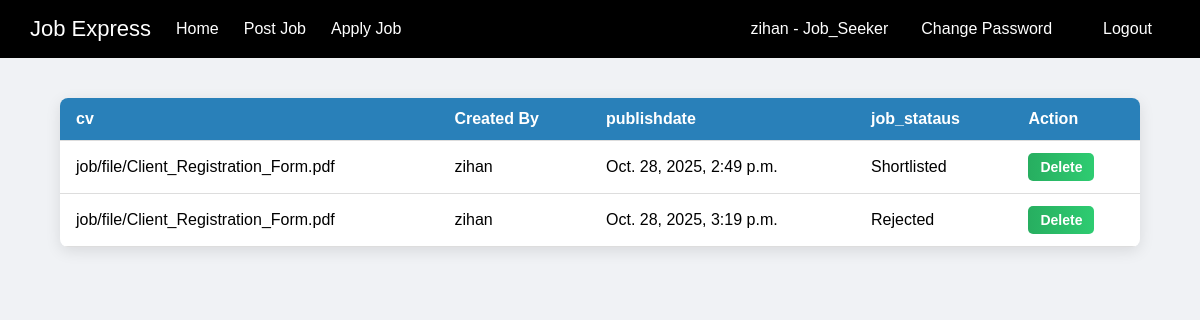
Page /applyJob/ (signed in) on the committed database.
### blog_app/models.py (models this page shows)
class UserInfoModel(AbstractUser):
    user=[
        ('Employee','Employee' ),
        ('Job_Seeker','Job_Seeker'),
    ]
    user_type=models.CharField(choices=user , max_length=30,null=True)
    def __str__(self):
        return self.username

class job_seekerModel(models.Model):
    status=[
        ('Pending','Pending'),
        ('Shortlisted','Shortlisted'),
        ('Rejected','Rejected'),
    ]
    cv=models.FileField(null=True,upload_to='job/file')
    created_by=models.ForeignKey(UserInfoModel, null=True,on_delete=models.CASCADE)
    publishdate=models.DateTimeField(auto_now_add=True, null=True)
    job_stataus=models.CharField(choices=status,max_length=20, null=True)

### blog_app/views.py (the view)
# urls.py: path('applyJob/',applyJob,name='applyJob'),
@login_required
def applyJob(request):
    if request.user.user_type == 'Employee':
        apply_data=job_seekerModel.objects.all()
    else:
        apply_data=job_seekerModel.objects.filter(created_by=request.user)
    return render(request,'apply/applyjob.html',{'apply_data':apply_data})

### template/apply/applyjob.html (shortened to what this page needs)
{% extends 'master/base.html' %}
{% block body %}
<table class="job-table">
  <thead>
    <tr>
      <th>cv</th>
      <th>Created By</th>
      <th>publishdate</th>
      <th>job_stataus</th>
      {% if request.user.user_type == 'Job_Seeker' %}
      <th>Action</th>
      {% endif %}
    </tr>
  </thead>
  <tbody>
      {% for a in apply_data %}
      <tr>
        <td>{{a.cv}}</td>
        <td>{{ a.created_by }}</td>
        <td>{{ a.publishdate }}</td>
        <td>{{ a.job_stataus }}</td>
        <td>
          {% if request.user.user_type == 'Job_Seeker' %}
            <a href="{% url 'applyJobDlt' a.id %}" class="apply-btn">Delete</a>
          {% endif %}
        </td>
      </tr>
      {% endfor %}
  </tbody>
</table>
{% endblock body %}

### template/master/nav.html (shortened to what this page needs)
<div class="navbar">
  <div class="nav-left">
    <div class="nav-logo"><a href="{% url 'homePage' %}">Job Express</a></div>
    <a href="{% url 'homePage' %}">Home</a>
    <a href="{% url 'jobPostPage' %}">Post Job</a>
    <a href="{% url 'applyJob' %}">Apply Job</a>
  </div>
  <div class="nav-right">
    {% if request.user.user_type %}
    <span>{{ request.user.username }} - {{ request.user.user_type }}</span>
      <a href="{% url 'changePassword' %}" class="login-btn">Change Password</a>
      <a href="{% url 'logoutPage' %}" class="login-btn">Logout</a>
    {% else %}
      <a href="{% url 'loginPage' %}" class="login-btn">Log in</a>
      <a href="{% url 'registerPage' %}" class="signup-btn">Sign up</a>
    {% endif %}
  </div>
</div>

### template/master/base.html (style rules this page uses)
body { margin: 0; padding: 0; font-family: "Poppins", sans-serif; background: #f0f2f5; }
.navbar { display: flex; justify-content: space-between; align-items: center; background-color: #000; padding: 12px 30px; color: white; flex-wrap: wrap; }
.nav-left { display: flex; align-items: center; gap: 25px; }
.nav-left a { color: white; text-decoration: none; font-weight: 500; transition: 0.3s; }
.nav-right { display: flex; align-items: center; gap: 15px; }
.nav-right a { text-decoration: none; padding: 8px 18px; border-radius: 25px; font-weight: 500; transition: 0.3s; }
.nav-right .login-btn { color: white; }
.nav-logo { font-size: 22px; font-weight: 700; }
.apply-btn { display: inline-block; background: linear-gradient(90deg, #27ae60, #2ecc71); color: white; text-decoration: none; padding: 10px 20px; border-radius: 8px; font-weight: 600; transition: background 0.3s ease, transform 0.2s ease; }

### template/apply/applyjob.html (style rules this page uses)
.job-table { width: 90%; margin: 40px auto; border-collapse: collapse; font-family: "Poppins", sans-serif; background: #fff; box-shadow: 0 4px 15px rgba(0,0,0,0.1); border-radius: 8px; overflow: hidden; }
.job-table th, .job-table td { padding: 12px 16px; text-align: left; border-bottom: 1px solid #ddd; }
.job-table th { background-color: #2980b9; color: white; font-weight: bold; }
.apply-btn { display: inline-block; background-color: #2980b9; color: white; text-decoration: none; padding: 6px 12px; border-radius: 5px; font-size: 14px; transition: background 0.3s ease; }

### rows in the picture
UserInfoModel: user.username "zihan", user.user_type "Job_Seeker"
job_seekerModel: cv "job/file/Client_Registration_Form.pdf", created_by "zihan", publishdate "Oct. 28, 2025, 2:49 p.m.", job_stataus "Shortlisted"
job_seekerModel: cv "job/file/Client_Registration_Form.pdf", created_by "zihan", publishdate "Oct. 28, 2025, 3:19 p.m.", job_stataus "Rejected"
